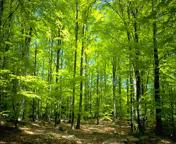
%> input picture images_P4/imatges_informe/forest_9.jpg, 176 x 144 px
$ octave --eval "result = ej412('imatges_informe/forest_9.jpg');"   (GNU Octave 9; MATLAB toolbox functions it lacks are replaced by stand-ins)
%> lines starting %> are read from the running program, lines starting %| are printed output that depends on the picture
### images_P4/makeLMfilters.m
function F=makeLMfilters
% Returns the LML filter bank of size 49x49x48 in F. To convolve an
% image I with the filter bank you can either use the matlab function
% conv2, i.e. responses(:,:,i)=conv2(I,F(:,:,i),'valid'), or use the
% Fourier transform.

  SUP=49;                 % Support of the largest filter (must be odd)
  SCALEX=sqrt(2).^[1:3];  % Sigma_{x} for the oriented filters
  NORIENT=6;              % Number of orientations

  NROTINV=12;
  NBAR=length(SCALEX)*NORIENT;
  NEDGE=length(SCALEX)*NORIENT;
  NF=NBAR+NEDGE+NROTINV;
  F=zeros(SUP,SUP,NF);
  hsup=(SUP-1)/2;
  [x,y]=meshgrid([-hsup:hsup],[hsup:-1:-hsup]);
  orgpts=[x(:) y(:)]';

  count=1;
  for scale=1:length(SCALEX),
    for orient=0:NORIENT-1,
      angle=pi*orient/NORIENT;  % Not 2pi as filters have symmetry
      c=cos(angle);s=sin(angle);
      rotpts=[c -s;s c]*orgpts;
      F(:,:,count)=makefilter(SCALEX(scale),0,1,rotpts,SUP);
      F(:,:,count+NEDGE)=makefilter(SCALEX(scale),0,2,rotpts,SUP);
      count=count+1;
    end;
  end;

  count=NBAR+NEDGE+1;
  SCALES=sqrt(2).^[1:4];
  for i=1:length(SCALES),
    F(:,:,count)=normalise(fspecial('gaussian',SUP,SCALES(i)));
    F(:,:,count+1)=normalise(fspecial('log',SUP,SCALES(i)));
    F(:,:,count+2)=normalise(fspecial('log',SUP,3*SCALES(i)));
    count=count+3;
  end;
return

% [19 lines left out: functions makefilter, gauss1d, not called in this run]

function f=normalise(f), f=f-mean(f(:)); f=f/sum(abs(f(:))); return

### images_P4/ej412.m
function [ output_args ] = ej412( filename )
%EJ412 Show the given image after going through all the filters
    F = makeLMfilters();
    image = imread(filename);
%> image is the input picture: size 144x176x3 uint8; mean R, G, B 93.7, 119.7, 28.9
    greyImage = double(rgb2gray(image));
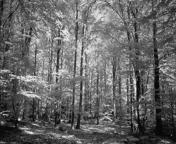
%> greyImage: size 144x176 double; min 1, max 245, mean 101.6
    for i = 1:size(F, 3)
        convoluted = conv2(greyImage, F(:,:,i), 'same');
        subplot(8, 6, i);
        imagesc(convoluted);
    end
%> this loop made 48 passes
%> pass 1, in ej412, `convoluted = conv2(greyImage, F(:,:,i), 'same');`:
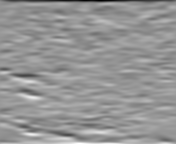
%> convoluted: size 144x176 double; min -80.2, max 57.13, mean 0.3; drawn with min black and max white
%> pass 2, in ej412, `convoluted = conv2(greyImage, F(:,:,i), 'same');`:
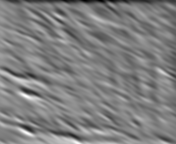
%> convoluted: size 144x176 double; min -44.17, max 44.81, mean 0.3; drawn with min black and max white
%> pass 3, in ej412, `convoluted = conv2(greyImage, F(:,:,i), 'same');`:
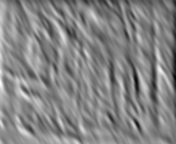
%> convoluted: size 144x176 double; min -36.03, max 33.64, mean 0.2; drawn with min black and max white
%> after the loop:
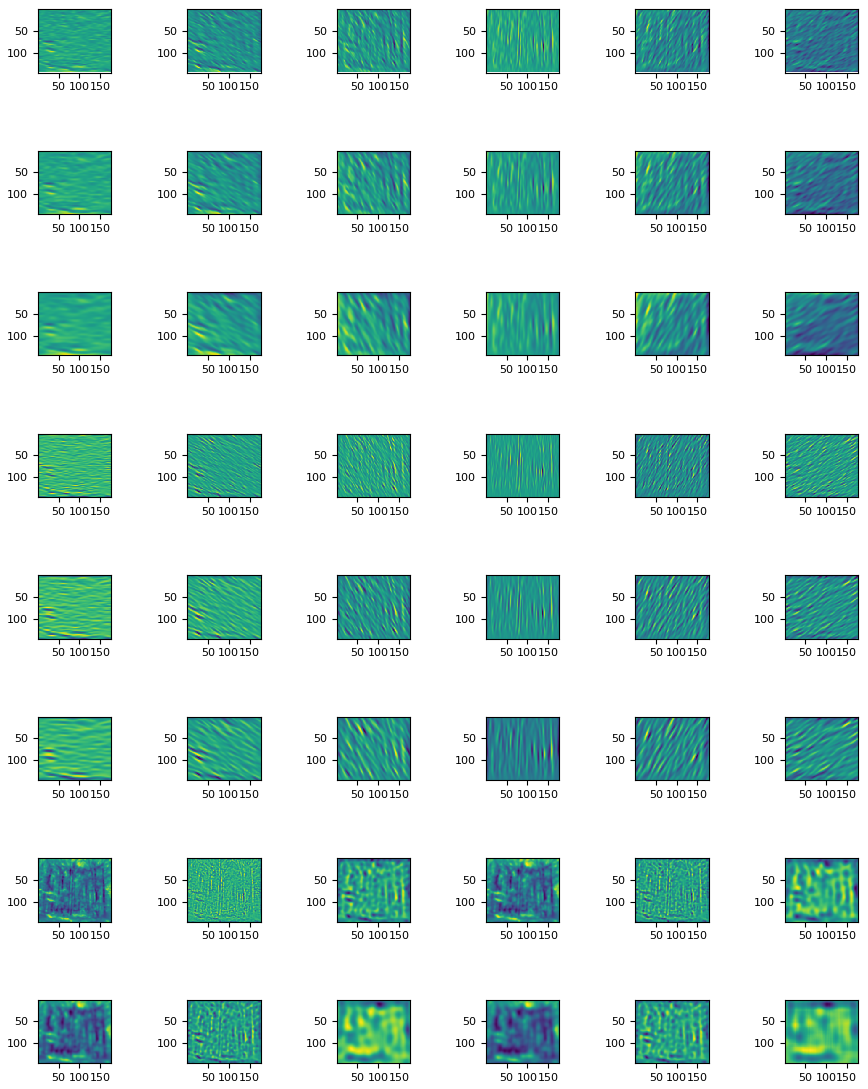
%> figure redrawn from the program's plot data, 48 panels

end
%> (the run ends here)
